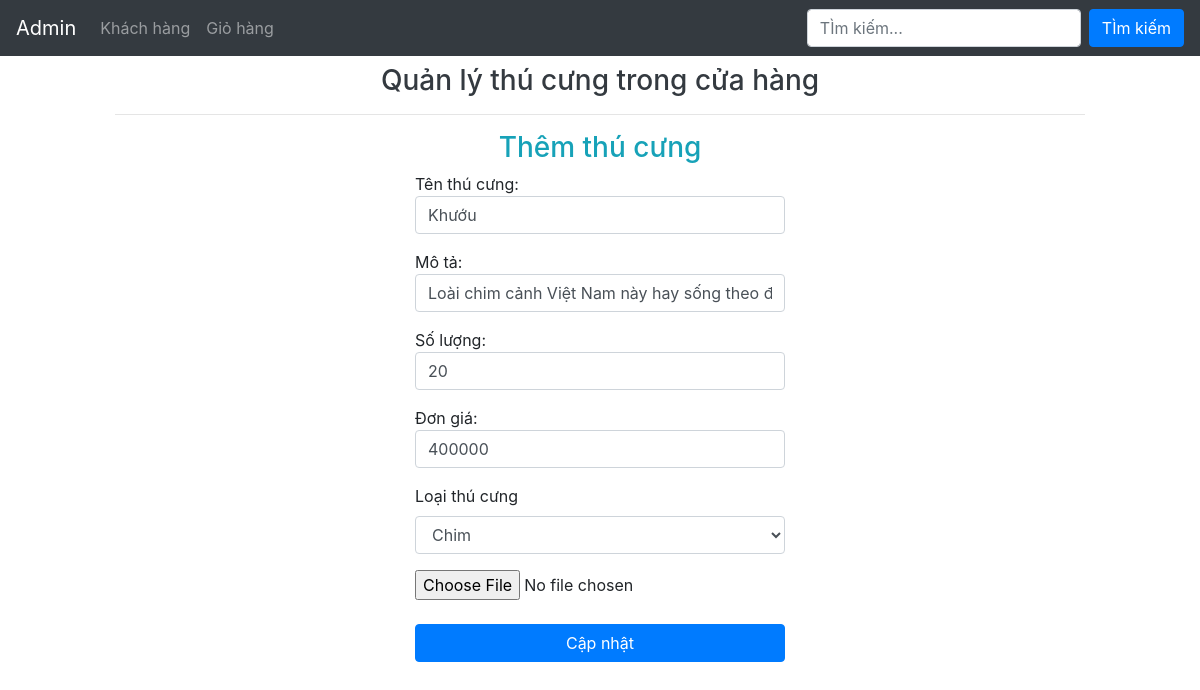
Page /admin/edit.php?id=24 on the earlier database version.
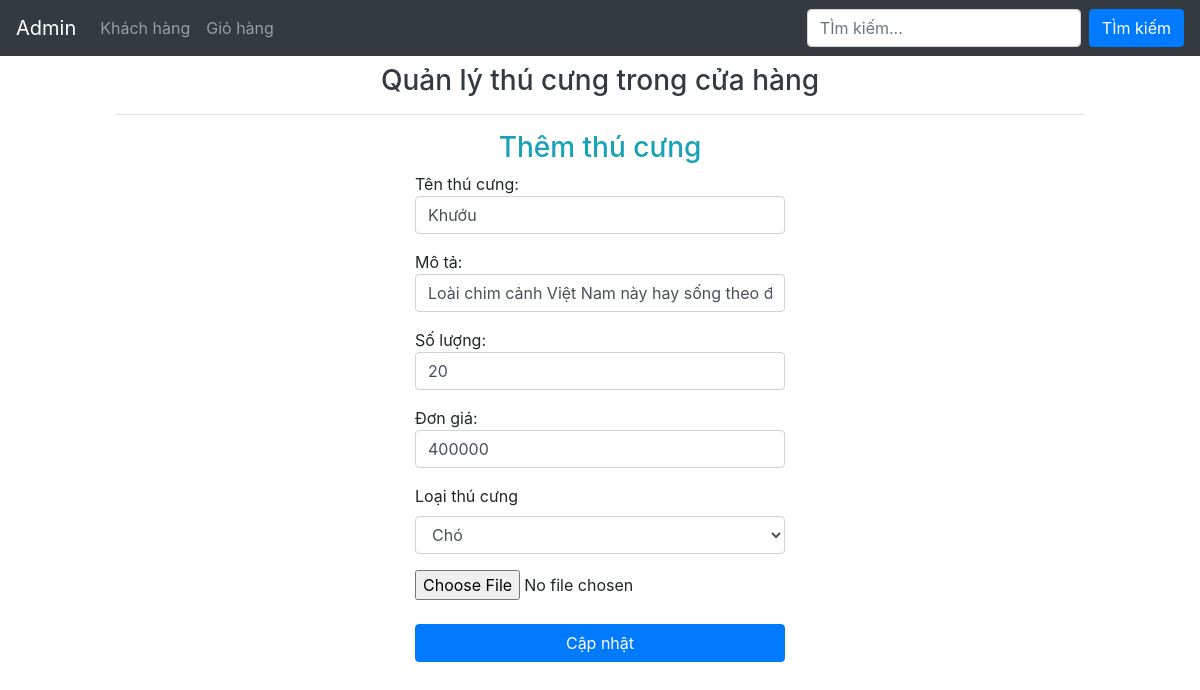
Same page on the later database version.
### tables this page shows
CREATE TABLE `thu_cung` (
  `ten_thu_cung` varchar(50) DEFAULT NULL,
  `hinh_anh` varchar(100) DEFAULT NULL,
  `mo_ta` varchar(500) DEFAULT NULL,
  `so_luong` int(20) DEFAULT NULL,
  `don_gia` int(20) DEFAULT NULL,
  `loai_thu_cung` int(20) DEFAULT NULL,
  `ma_thu_cung` int(20) NOT NULL
);

### admin/edit.php (the view, shortened to what this page needs)
<!DOCTYPE html>
<html lang="en">
<head>
  <link rel="stylesheet" href="https://maxcdn.bootstrapcdn.com/bootstrap/4.1.3/css/bootstrap.min.css">
  <link rel="stylesheet" type="text/css" href="https://cdn.datatables.net/v/bs4/dt-1.10.18/datatables.min.css" />
</head>
<body>
  <nav class="navbar navbar-expand-md bg-dark navbar-dark">
    <a class="navbar-brand" href="thucung.php">Admin</a>
    <div class="collapse navbar-collapse" id="collapsibleNavbar">
      <ul class="navbar-nav">
        <li class="nav-item">
          <a class="nav-link" href="#">Khách hàng</a>
        </li>
        <li class="nav-item">
          <a class="nav-link" href="#">Giỏ hàng</a>
        </li>
      </ul>
    </div>
    <form class="form-inline" action="/action_page.php">
      <input class="form-control mr-sm-2" type="text" placeholder="TÌm kiếm...">
      <button class="btn btn-primary" type="submit">TÌm kiếm</button>
    </form>
  </nav>
  <?php
  require("config.php");
  $id = $_GET['id'];
  $query = "select * from thu_cung where ma_thu_cung='$id'";
  $result= $conn->query($query);
  $row=$result->fetch_array();
  ?>
  <div class="container-fluid">
    <div class="row justify-content-center">
      <div class="col-md-10">
        <h3 class="text-center text-dark mt-2">Quản lý thú cưng trong cửa hàng</h3>
        <hr>
      </div>
    </div>
    <div class="row">
    <div class="col-md-4"></div>
    <div class="col-md-4">
        <h3 class="text-center text-info">Thêm thú cưng</h3>
        <form action="" method="post" enctype="multipart/form-data">
          <div class="form-group">
            Tên thú cưng: <input type="text" name="ten_thu_cung" value="<?php echo $row['ten_thu_cung']; ?>" class="form-control" placeholder="Tên thú cưng" required>
          </div>
          <div class="form-group">
            Mô tả: <input type="text" name="mo_ta" value="<?php echo $row['mo_ta']; ?>" class="form-control" placeholder="Mô tả" required>
          </div>
          <div class="form-group">
            Số lượng: <input type="text" name="so_luong" value="<?php echo $row['so_luong']; ?>" class="form-control" placeholder="Số lượng" required>
          </div>
          <div class="form-group">
            Đơn giá: <input type="text" name="don_gia" value="<?php echo $row['don_gia']; ?>" class="form-control" placeholder="Đơn giá" required>
          </div>
          <div class="form-group">
            <label for="loai_thu_cung">Loại thú cưng</label>
            <select class="form-control" name="loai_thu_cung" id="loai_thu_cung">
            <option value="1"><?php if($row['loai_thu_cung'] == 1) {echo "Chó";} else if($row['loai_thu_cung'] == 2) {echo "Mèo";} else if($row['loai_thu_cung'] == 3) {echo "Cá";} else {echo "Chim";} ?></option>
            </select>
        </div>
          <div class="form-group">
            <input type="file" name="image" class="custom-file">
          </div>
          <div class="form-group">
            <input type="submit" name="update" class="btn btn-primary btn-block" value="Cập nhật">
          </div>
        </form>
      </div>
      <div class="col-md-4"></div>
    </div>
  </div>
</body>
</html>

Differences in the rows shown:
changed thu_cung "Khướu": loai_thu_cung "Chim" → "Chó"
